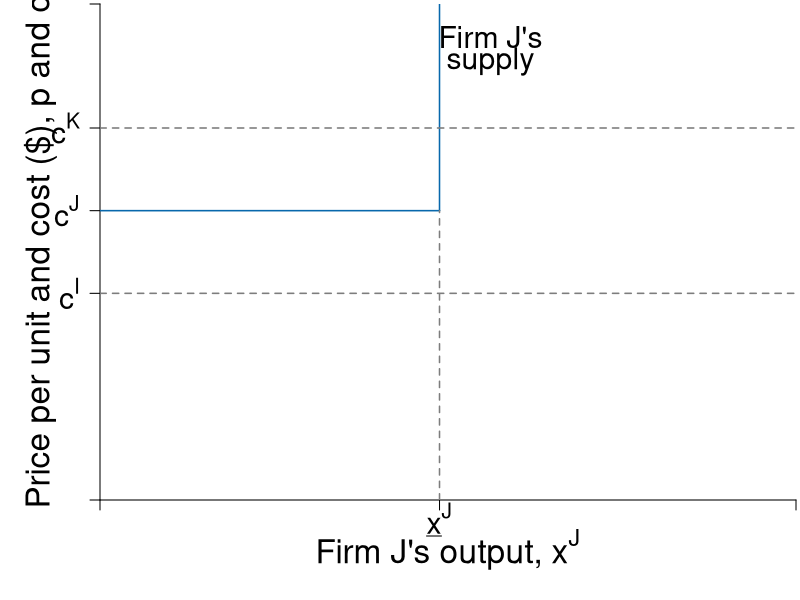

This figure's R source:
require(shape)
pdf(file = "firmmarketsupply/supply_stepwise_firmj.pdf", width = 9, height = 7)

#Set parameters for graphics
axislabelsize <- 2
labelsize <- 1.8
graphlinewidth <- 2
segmentlinewidth <- 1.5

COL <- c("#7fc97f", "#beaed4", "#fdc086", "#ffff99", "#386cb0", "#f0027f", "#bf5b17", "#666666")
COLA <- c("#e0f3db", "#99d8c9","#66c2a4","#41ae76", "#238b45", "#005824")
COLB <- c("#c6dbef", "#4eb3d3", "#2b8cbe", "#0868ac","#084081")
COLC <- c("#fcfbfd", "#efedf5", "#dadaeb", "#bcbddc", "#9e9ac8", "#807dba", "#6a51a3", "#54278f", "#3f007d")
grays <- gray.colors(25, start = 1, end = 0)
CBCols <- c("#009E73","#0072B2","#E69F00")

par(mar =  c(5, 5, 0.2, 0.2))

xlims <- c(0, 4.1)
ylims <- c(0, 3)

npts <- 501 

plot(0, 0, xlim = xlims, ylim = ylims, type = "n",
     xlab = expression(paste("")),
     ylab = expression(paste("")), 
     xaxt = "n", 
     yaxt = "n", 
     cex.lab = axislabelsize, 
     bty = "n",
     xaxs="i", 
     yaxs="i")

# ticksy <- seq(from = 0, to = ylims[2], by = 2)
# ylabels <- seq(from = 0, to = ylims[2], by = 2)
# ticksx <- seq(from = 0, to = xlims[2], by = 2)
# xlabels <- seq(from = 0, to = xlims[2], by = 2)
shares <- c(0, 2, 4, 8, 10, 13, 15)
costs <- c(1.25, 1.75, 2.25, 3, 3.25, 3.75, 4.25)
#smoothed line
#segments(shares[1], costs[1] - 0.1, shares[7], costs[6] + 0.25, lty = 1, col = COLB[4] , lwd = segmentlinewidth)

ticksy <- c(0, costs[1], costs[2], costs[3], ylims[2])
ylabels <- c(NA, expression(paste(c^I)), expression(paste(c^J)), expression(paste(c^K)), NA)
ticksx <- c(0, shares[2], xlims[2])
#xlabels <- c(NA, expression(paste(x[I])), expression(paste(x[J])), expression(paste(x[K])), expression(paste(x[L])), expression(paste(x[M])), expression(paste(x[N])), NA)
#xlabels <- c(NA, expression(paste(x[I])), expression(paste(x[I] + x[J])), expression(paste(x[I] + x[J]+ x[K])), expression(paste(x[I] + x[J]+ x[K] + x[L])), expression(paste(x[I] + x[J]+ x[K] + x[L]+ x[M])), expression(paste(x[I] + x[J]+ x[K] + x[L]+ x[M] + x[N])), NA)
xlabels <- c(NA, expression(paste(underline(x)^J)), NA)

axis(1, at = ticksx, pos = 0, labels = xlabels, cex.axis = labelsize)
axis(2, at = ticksy, pos = 0, labels = ylabels, las = 1, cex.axis = labelsize)





#Line for Supply
##Firm J
segments(shares[1], costs[2], shares[2], costs[2], lty = 1, col = COLB[4] , lwd = segmentlinewidth)
segments(shares[2], costs[2], shares[2], ylims[2], lty = 1, col = COLB[4] , lwd = segmentlinewidth)
#text((shares[1] + shares[2])/2, costs[1] - 0.2, expression("Firm I"), cex = labelsize)

##Firm J
# segments(shares[2], costs[2], shares[3], costs[2], lty = 1, col = COLB[4] , lwd = segmentlinewidth)
# segments(shares[3], costs[2], shares[3], costs[3], lty = 1, col = COLB[4] , lwd = segmentlinewidth)
# text((shares[2] + shares[3])/2, costs[2] - 0.2, expression("Firm J"), cex = labelsize)

##Firm 3
# segments(shares[3], costs[3], shares[4], costs[3], lty = 1, col = COLB[4] , lwd = segmentlinewidth)
# segments(shares[4], costs[3], shares[4], costs[4], lty = 1, col = COLB[4] , lwd = segmentlinewidth)
# text((shares[3] + shares[4])/2, costs[3] - 0.2, expression("Firm K"), cex = labelsize)

##Firm 4
# segments(shares[4], costs[4], shares[5], costs[4], lty = 1, col = COLB[4] , lwd = segmentlinewidth)
# segments(shares[5], costs[4], shares[5], costs[5], lty = 1, col = COLB[4] , lwd = segmentlinewidth)
# text((shares[4] + shares[5])/2, costs[4] - 0.2, expression("Firm L"), cex = labelsize)

##Firm 5
# segments(shares[5], costs[5], shares[6], costs[5], lty = 1, col = COLB[4] , lwd = segmentlinewidth)
# segments(shares[6], costs[5], shares[6], costs[6], lty = 1, col = COLB[4] , lwd = segmentlinewidth)
# text((shares[5] + shares[6])/2, costs[5] - 0.2, expression("Firm M"), cex = labelsize)

##Firm 6
# segments(shares[6], costs[6], shares[7], costs[6], lty = 1, col = COLB[4] , lwd = segmentlinewidth)
# segments(shares[7], costs[6], shares[7], costs[7], lty = 1, col = COLB[4] , lwd = segmentlinewidth, xpd = TRUE)
# text((shares[6] + shares[7])/2, costs[6] - 0.2, expression("Firm N"), cex = labelsize)

# #Equilibrium price and quantity
# segments(0, 3, 3, 3, lty = 2, "gray" , lwd = segmentlinewidth)
# segments(3, 0, 3, 3, lty = 2, "gray" , lwd = segmentlinewidth)

#For market price
# segments(0, 2, 1, 2, lty = 2, "gray" , lwd = segmentlinewidth)

#Label axes
#mtext(expression(paste("Quantity of output, ", x)), side=1, line = 2.5, cex = axislabelsize)
text(0.5*xlims[2], -0.3, expression(paste("Firm J's output, ", x^J)), xpd = TRUE, cex = axislabelsize) 
text(-.35, 0.5*ylims[2], expression(paste("Price per unit and cost ($), ", p, " and ", c)), xpd = TRUE, cex = axislabelsize, srt = 90) 

# 
# points(50, 10, pch = 16, col = "black", cex = 1.5)
# text(52, 10.5, expression(M))
# text(4.4, 0.7, expression("Buyers'"), cex = labelsize)
# text(4.4, 0.45, expression("Market Demand"), cex = labelsize)
text(2.3, 2.8, expression("Firm J's"), cex = labelsize)
text(2.3, 2.65, expression("supply"), cex = labelsize)

# text(0.27, 2.6, expression("Equilibrium Price"), cex = labelsize)
# text(0.27, 2.4, expression("falls in this range"), cex = labelsize)
# Arrows(0.55, 2.1, 0.55, 2.9, col = "black", code =3, lty = 1, lwd = 2, arr.type = "triangle", arr.lwd = 0.5)


#Indicator lines
#Vertical lines
segments(shares[2], 0, shares[2], costs[2], lty = 2, col = grays[20], lwd = segmentlinewidth)
# segments(shares[3], 0, shares[3], costs[2], lty = 2, col = grays[20], lwd = segmentlinewidth)
# segments(shares[4], 0, shares[4], costs[3], lty = 2, col = grays[20], lwd = segmentlinewidth)
# segments(shares[5], 0, shares[5], costs[4], lty = 2, col = grays[20], lwd = segmentlinewidth)
# segments(shares[6], 0, shares[6], costs[5], lty = 2, col = grays[20], lwd = segmentlinewidth)
# segments(shares[7], 0, shares[7], costs[6], lty = 2, col = grays[20], lwd = segmentlinewidth)


#horizontal lines
segments(0, costs[1], xlims[2], costs[1], lty = 2, col = grays[20], lwd = segmentlinewidth)
segments(0, costs[3], xlims[2], costs[3], lty = 2, col = grays[20], lwd = segmentlinewidth)
# segments(0, costs[4], shares[4], costs[4], lty = 2, col = grays[20], lwd = segmentlinewidth)
# segments(0, costs[5], shares[5], costs[5], lty = 2, col = grays[20], lwd = segmentlinewidth)
# segments(0, costs[6], shares[6], costs[6], lty = 2, col = grays[20], lwd = segmentlinewidth)

dev.off()
